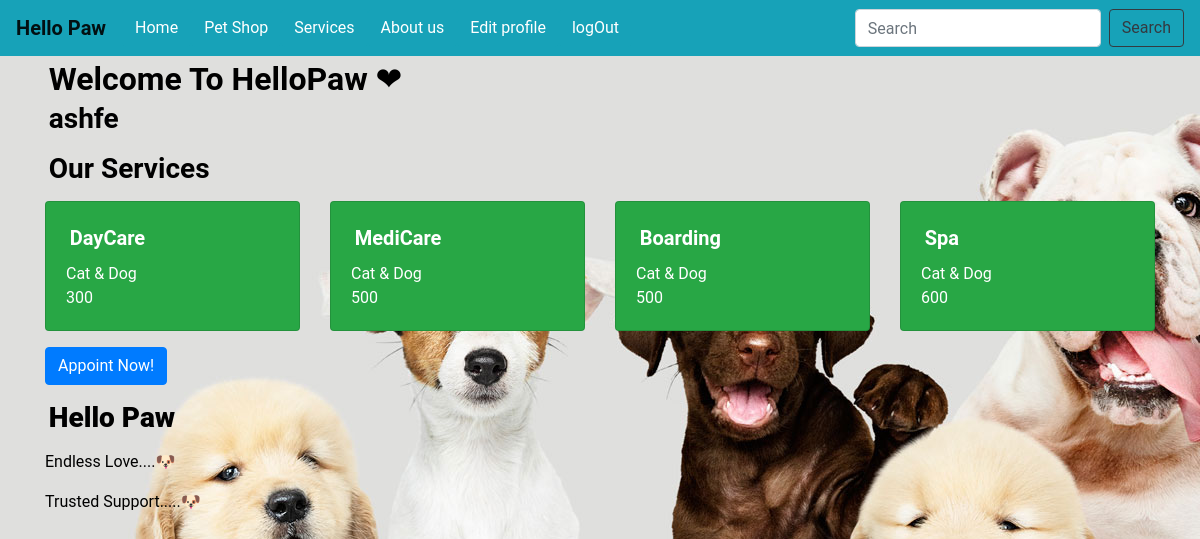
The page /service/ (signed in) on the database its author committed.
### PetService/models.py (models this page shows, shortened)
class Service(models.Model):
    service_name = models.CharField(max_length=100)
    service_for = models.CharField(max_length=100)
    service_cost = models.CharField(max_length=10)

### PetService/views.py (the view)
# urls.py: path('service/',service_views.show_service,name='service'),
def show_service(request):
    all_Service = Service.objects.all()
    context = {
    'serv': all_Service
    }
    return render(request, 'PetService/service.html', context)

### templates/PetService/service.html
{% extends 'base.html' %}
{% block content %}
<p><h3>Our Services</h3></p>
    <dev class="card-deck">
        {% for s in serv %}
            <div class="card text-white bg-success mb-3" style="max-width: 18rem;">
              <div class="card-body">
                <h5 class="card-title"> {{ s.service_name }}</h5>
                <p class="card-text">
                    {{ s.service_for }}<br>
                    {{ s.service_cost }}
                </p>
              </div>
            </div>
        {% endfor %}
</dev>
    <a class="btn btn-primary" href="{% url 's_order' %}" role="button">Appoint Now!</a>
{% endblock content %}

### templates/base.html (shortened to what this page needs)
{% load static %}
<!DOCTYPE html>
<html lang="en">
<head>
    <link rel="stylesheet" href="https://stackpath.bootstrapcdn.com/bootstrap/4.5.2/css/bootstrap.min.css">
    <link rel="stylesheet" href="{% static "Home/styles.css" %}">
</head>
<body>
<nav class="navbar navbar-expand-lg navbar-light bg-info">
    <a class="navbar-brand" href="{% url 'home' %}"><b>Hello Paw</b></a>
  <div class="collapse navbar-collapse" id="navbarSupportedContent">
    <ul class="navbar-nav mr-auto">
      <li class="nav-item active">
        <a class="btn btn-info"  href="{% url 'home' %}">Home <span class="sr-only">(current)</span></a>
      </li>
        <li class="nav-item active">
        <a class="btn btn-info" href="{% url 'product' %}">Pet Shop <span class="sr-only">(current)</span></a>
      </li>
        <li class="nav-item active">
        <a class="btn btn-info" href="{% url 'service' %}">Services <span class="sr-only">(current)</span></a>
      </li>
        <li class="nav-item active">
        <a class="btn btn-info" href="{% url 'about' %}">About us <span class="sr-only">(current)</span></a>
      </li>
        <li class="nav-item active">
            <a class="btn btn-info" href="{% url 'profile' %}">Edit profile <span class="sr-only">(current)</span></a>
        </li>
        <li class="nav-item active">
            {% if user.is_authenticated %}
                 <a class="btn btn-info" href="{% url 'logout' %}">logOut<span class="sr-only">(current)</span></a>
            {% else %}
                <a class="btn btn-info" href="{% url 'login' %}">LogIn<span class="sr-only">(current)</span></a>
            {% endif %}
        </li>
     </ul>
    <form class="form-inline my-2 my-lg-0" method="POST"action="{% url 'product' %}">
      <input class="form-control mr-sm-2" type="search" placeholder="Search" aria-label="Search"name="search">
      <button class="btn btn-outline-dark" type="submit">Search</button>
    </form>
  </div>
</nav>
<div class="container">
    {% if user.is_authenticated %}
        <h2>Welcome To HelloPaw ❤</h2>
        <h3>{{ user.username }}</h3>
        {% else %}
            <h4>Please LogIn First 😄</h4>
            <p>Don't have account? <a  class="btn-outline-dark" href="{% url 'Cregi' %}" role="button"> Sign Up</a> now!</p>
    {% endif %}
    </div>
<div class='container'>
{% block content %}
{% endblock content %}
</div>
<div class="container">
    <p><h3><b>Hello Paw</b></h3></p>
    <p>Endless Love....🐶
    <p>Trusted Support.....🐶</p>
</div>
</body>
</html>

### Home/static/Home/styles.css (style rules this page uses)
body { background-color: darkgrey; section: class"hero-wrap js-fullheight" ; background-image: url("dog6.jpg");" data-stellar-background-ratio:"0.5" background-repeat: no-repeat; color: black; }
body { font-family: "Roboto", "Lucida Grande", "DejaVu Sans", "Bitstream Vera Sans", Verdana, Arial, sans-serif; }
h1,h2,h3,h4,h5 { font-weight: bold; margin: 1mm; }
a,a:hover, a:visited { color: aliceblue; text-decoration: none; }

### rows shown on the page
Service: service_name "DayCare", service_for "Cat & Dog", service_cost "300"
Service: service_name "MediCare", service_for "Cat & Dog", service_cost "500"
Service: service_name "Boarding", service_for "Cat & Dog", service_cost "500"
Service: service_name "Spa", service_for "Cat & Dog", service_cost "600"

### other values the page prints
{{ user.username }} "ashfe"
